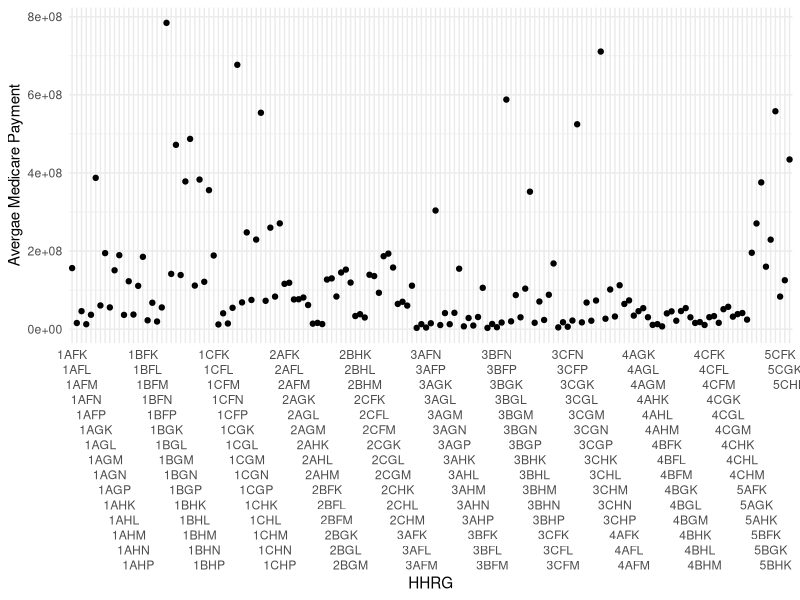
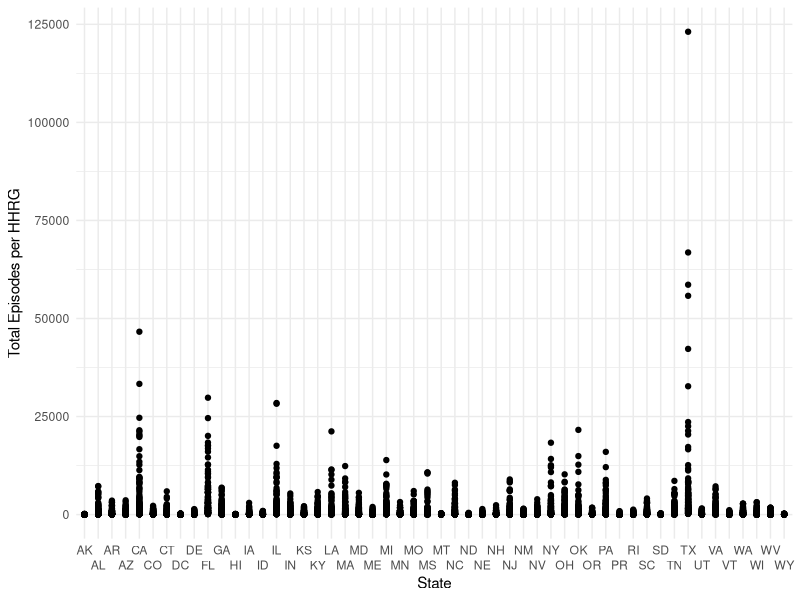
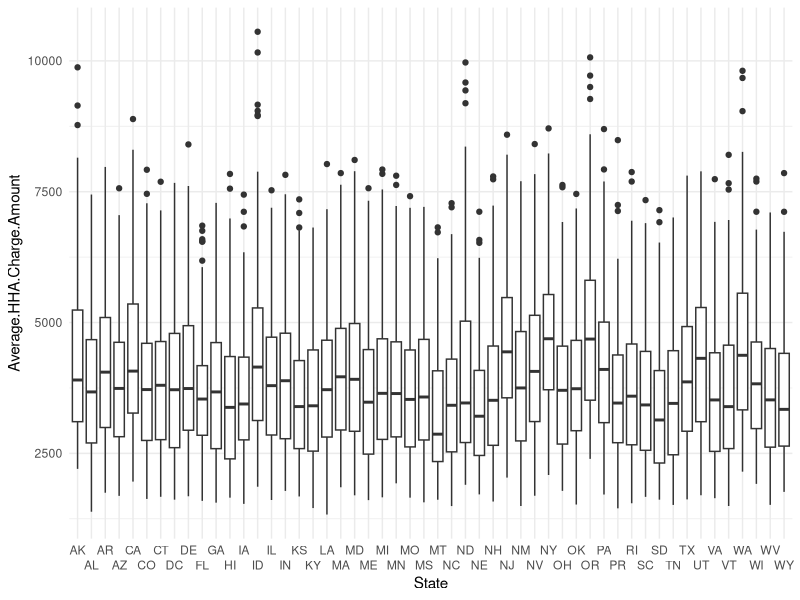
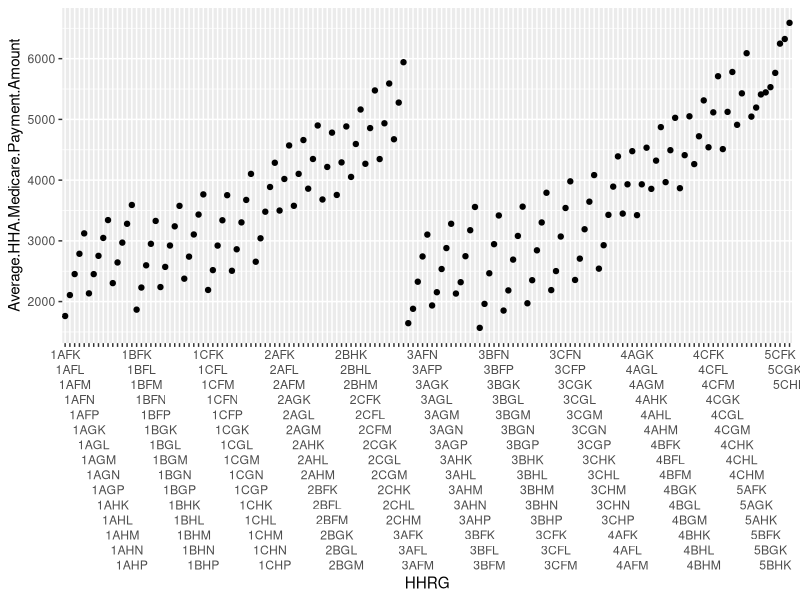
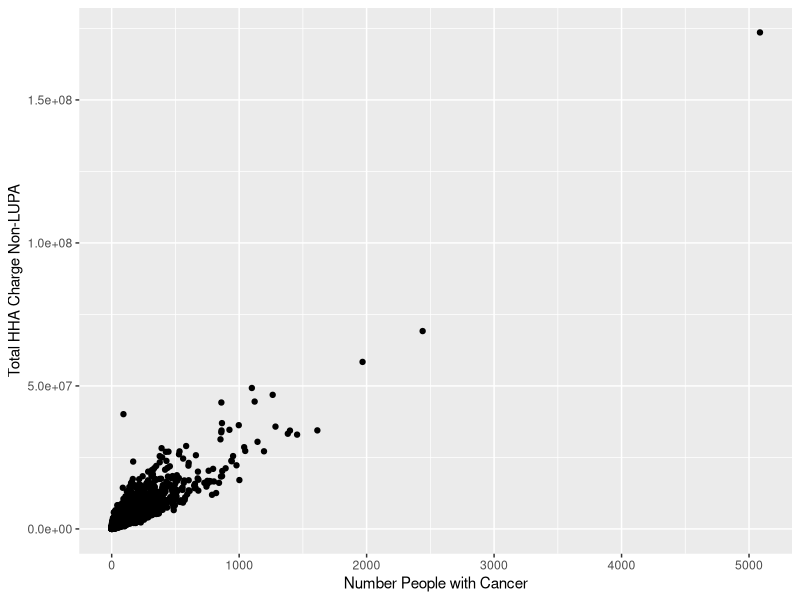
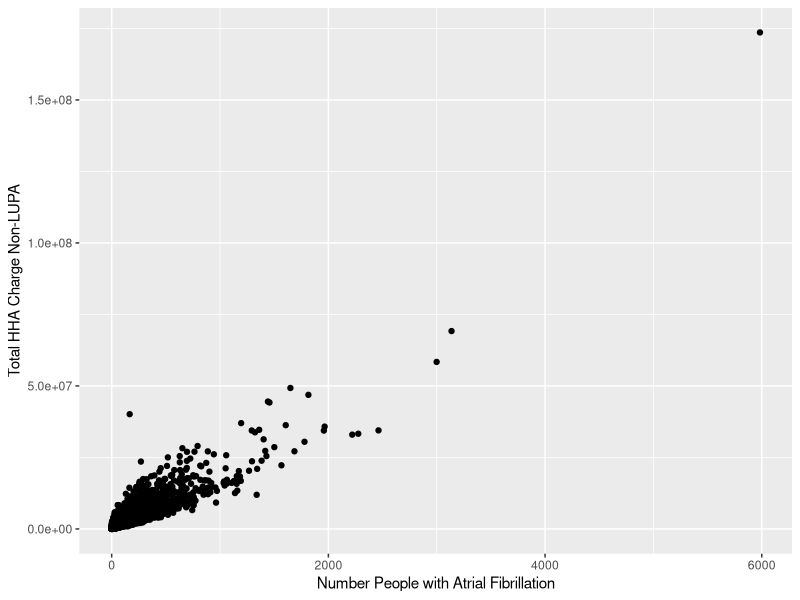
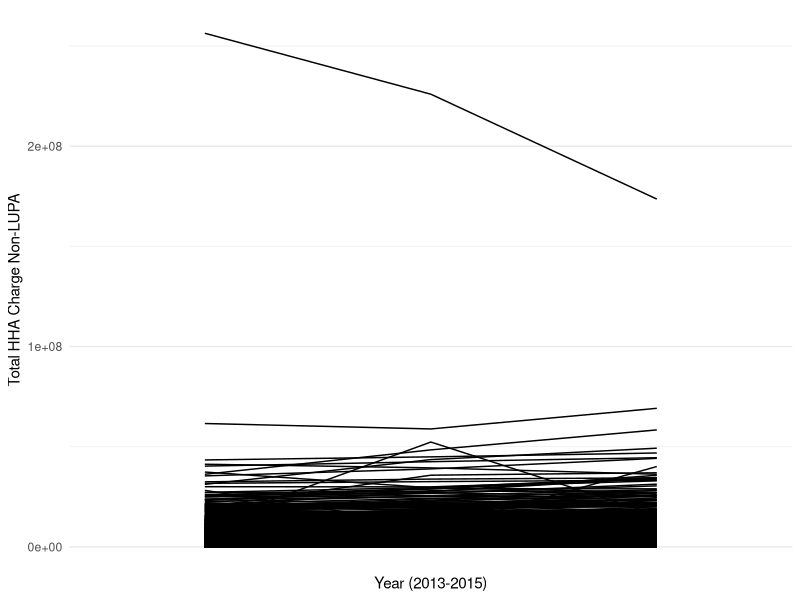
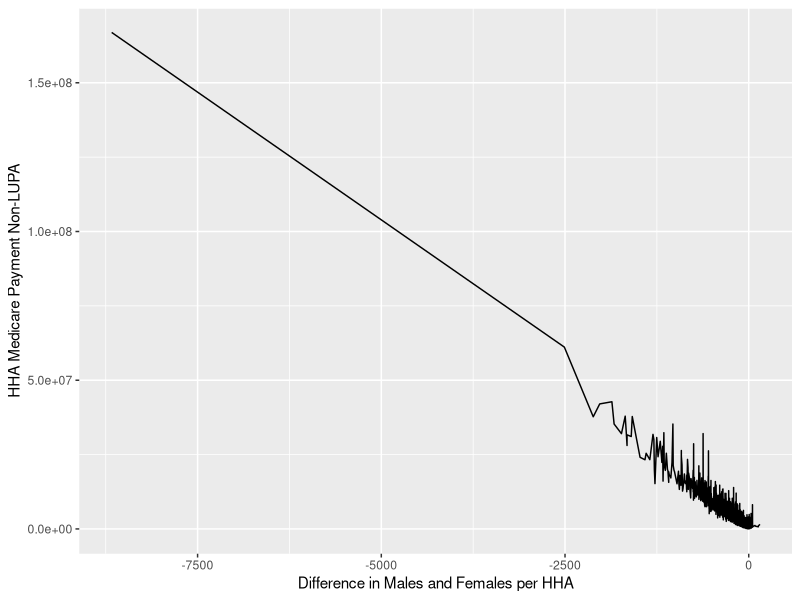

Here is the R script that generated these plots, in order:
## ---- chunk 1
knitr::opts_chunk$set(echo = TRUE)
library(tidyverse)
library(knitr)


setwd("C:/Users/dylan/Documents/GitHub/Data-Science-Final-Project-Group-2")
hhadata2015.untidy = read.csv("CSVs/medicare-home-health-agency-hha-hhrg-aggregate-report-cy-2015.csv")
hhadatastates2015.untidy = read.csv("CSVs/medicare-home-health-agency-hha-hhrg-by-state-aggregate-report-cy-2015.csv")
hhadatahhrg2015.untidy = read.csv("CSVs/medicare-home-health-agency-hha-provider-aggregate-report-cy-2015.csv")
hha_2015 <- read.csv("CSVs/medicare-home-health-agency-hha-provider-aggregate-report-cy-2015.csv")
hha_2014 <- read.csv("CSVs/medicare-home-health-agency-hha-provider-aggregate-report-cy-2014.csv")
hha_2013 <- read.csv("CSVs/medicare-home-health-provider-aggregate-table-cy-2013.csv")

## ---- chunk 2
hhadata2015 <- hhadata2015.untidy %>% 
  select("HHRG", "Total.Episodes", "Total.HHA.Medicare.Payment.Amount", "Average.HHA.Medicare.Payment.Amount")


ggplot(hhadata2015, aes(x = HHRG, y = Total.HHA.Medicare.Payment.Amount)) +
  geom_point() +
  geom_smooth(method = "lm", se = FALSE) +
  labs(y = "Avergae Medicare Payment") +
  scale_x_discrete(guide = guide_axis(n.dodge=15)) +
  theme_minimal()
## ---- chunk 3
hhaStateData2015 <- hhadatastates2015.untidy %>% 
  select("State", "Average.HHA.Charge.Amount", "Total.Episodes" )

ggplot(hhaStateData2015, aes(x = State, y = Total.Episodes)) +
  geom_point() +
  labs(y = "Total Episodes per HHRG") +
  scale_x_discrete(guide = guide_axis(n.dodge=2)) +
  theme_minimal()
## ---- chunk 4
ggplot(hhaStateData2015, aes(x= State, y = Average.HHA.Charge.Amount)) +
  geom_boxplot() +
  scale_x_discrete(guide = guide_axis(n.dodge=2)) +
  theme_minimal()
## ---- chunk 5
ggplot(hhadata2015, aes(x=HHRG, y = Average.HHA.Medicare.Payment.Amount)) +
  geom_point() +
  scale_x_discrete(guide = guide_axis(n.dodge=15))
## ---- chunk 6
hha_2015 %>% rename( "distinct"="Distinct.Beneficiaries..non.LUPA.") %>% mutate(actual_with_cancer =Percent.of.Beneficiaries.with.Cancer * .01 * distinct) %>%ggplot() + geom_point(aes(x = actual_with_cancer, y=Total.HHA.Charge.Amount..non.LUPA.)) +
  labs(x = "Number People with Cancer", y = "Total HHA Charge Non-LUPA")

hha_2015 %>% rename( "distinct"="Distinct.Beneficiaries..non.LUPA.") %>% mutate(actual_with_Atrial.Fibrillation =Percent.of.Beneficiaries.with.Atrial.Fibrillation * .01 * distinct) %>%ggplot() + geom_point(aes(x = actual_with_Atrial.Fibrillation, y=Total.HHA.Charge.Amount..non.LUPA.))+
  labs(x = "Number People with Atrial Fibrillation", y = "Total HHA Charge Non-LUPA")

## ---- chunk 7
hhaData2015Females <-  hhadatahhrg2015.untidy %>% 
  select("Provider.ID", "Male.Beneficiaries", "Female.Beneficiaries", "Total.HHA.Medicare.Payment.Amount..non.LUPA." ) %>% 
  filter(!Male.Beneficiaries>Female.Beneficiaries) %>% 
  filter(!Female.Beneficiaries - Male.Beneficiaries < 10) %>% 
  transmute(Females = "Females", Average = mean(Total.HHA.Medicare.Payment.Amount..non.LUPA.))

  
hhaData2015Males <-  hhadatahhrg2015.untidy %>% 
  select("Provider.ID", "Male.Beneficiaries", "Female.Beneficiaries", "Total.HHA.Medicare.Payment.Amount..non.LUPA." ) %>% 
  filter(Male.Beneficiaries>Female.Beneficiaries) %>% 
  filter(!Male.Beneficiaries - Female.Beneficiaries < 10) %>% 
  transmute(Males = "Males", Average = mean(Total.HHA.Medicare.Payment.Amount..non.LUPA.))


MalesVFemales <- tibble(
  Sex = c("More Males", "More Females"),
  Average_Paid_By_Medicare = c("$2,191,278", "$918,996.2")

  
)


MalesVFemaleshtml <- kable(MalesVFemales, format = "html", caption = "Average paid by Medicare for Home Health Agencies based on if more Males or Female Beneficiaries are Present by 10")
MalesVFemaleshtml

## ---- chunk 8
hha_2015_q2 <- hha_2015 %>% select( (1:5), (16:19), 37)

hha_2014_q2 <- hha_2014%>% select( (1:5), (16:19), 37) %>% rename("Total.HHA.Charge.Amount..non.LUPA_2014" = "Total.HHA.Charge.Amount..non.LUPA.") %>% select(Provider.ID, Total.HHA.Charge.Amount..non.LUPA_2014)

hha_2013_q2 <- hha_2013%>% select( (1:5), (16:19), 37) %>% rename("Total.HHA.Charge.Amount..non.LUPA_2013" = "Total.HHA.Charge.Amount..non.LUPA.") %>% select(Provider.ID, Total.HHA.Charge.Amount..non.LUPA_2013)
 
hha_allyear<- hha_2015_q2 %>% inner_join(hha_2014_q2, "Provider.ID") %>% inner_join(hha_2013_q2, "Provider.ID") %>% select((1:6), (11:12)) %>% rename("2015" = "Total.HHA.Charge.Amount..non.LUPA.", "2014" = "Total.HHA.Charge.Amount..non.LUPA_2014", "2013" = "Total.HHA.Charge.Amount..non.LUPA_2013")

hha_allyear_graph <- hha_allyear %>% gather(`2015`, `2013`, `2014`, key  = Year, value = HHA_charge, convert = TRUE)

ggplot(hha_allyear_graph) + geom_line(aes(x=Year,y=HHA_charge, group = Provider.ID)) + guides(color=F) +
 scale_x_discrete(breaks=c(2013, 2014, 2015),labels=c(2013, 2014, 2015)) + theme_minimal() +
  labs(x = "Year (2013-2015)", y = "Total HHA Charge Non-LUPA")

## ---- chunk 9
hhaData2015.F2 <- hhadatahhrg2015.untidy %>% 
  select("Agency.Name", "Total.HHA.Medicare.Payment.Amount..non.LUPA.", "Female.Beneficiaries", "Male.Beneficiaries") %>% 
  mutate(Differnece_In_Males_and_Females = Male.Beneficiaries - Female.Beneficiaries) %>% 
  arrange(desc(Differnece_In_Males_and_Females))

ggplot(hhaData2015.F2, aes(x = Differnece_In_Males_and_Females, y = Total.HHA.Medicare.Payment.Amount..non.LUPA.)) +
  geom_line() +
  labs(x = "Difference in Males and Females per HHA", y = "HHA Medicare Payment Non-LUPA")
